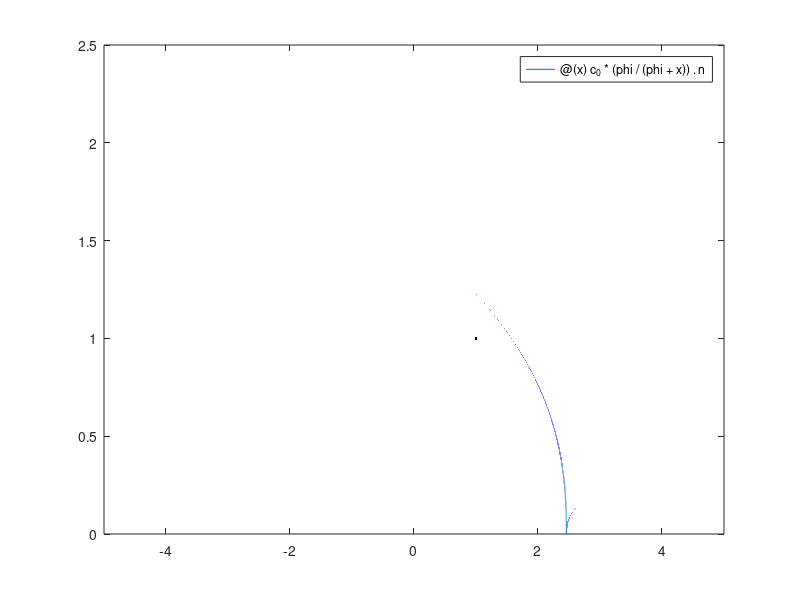

The MATLAB source for this figure: (Note: this script raises an error after producing the figure.)
clear
clc

%load data
data = load("vfc0.txt");
x = data(:,1);
y = data(:,2:5);

y_mean = ones(length(y), 1);
for i = 1:length(y_mean)
    y_mean(i) = mean(y(i,:)); 
end

%error counting
x_error = 0.005 * ones(length(x), 1); 
y_error = ones(length(y_mean), 1);


for i = 1:length(y_mean)
    s = 0;
    for j = 1:4
        s = s + (y(i, j) - y_mean(i))^2;
    end
    y_error(i) = sqrt(s) / length(y(1,:));  
end
disp(y_error);


%plot
c_0 = 465.1;
n = 0.4116;
phi = -2.458;
fu = @(x) c_0 * (phi / (phi + x)).^n;

fplot(fu);

hold on
errorbar(x, y_mean, y_error, y_error, x_error, x_error,  '.k', 'capsize', 3);

ylim([320, 460]);
xlim([-4, 0]);


title("C(U)");
xlabel("\it U, V");
ylabel("\it C, pF");
legend("fu = 465.1 * (-2.458 / {(-2.458 + x))}^0.4116");

grid on;



